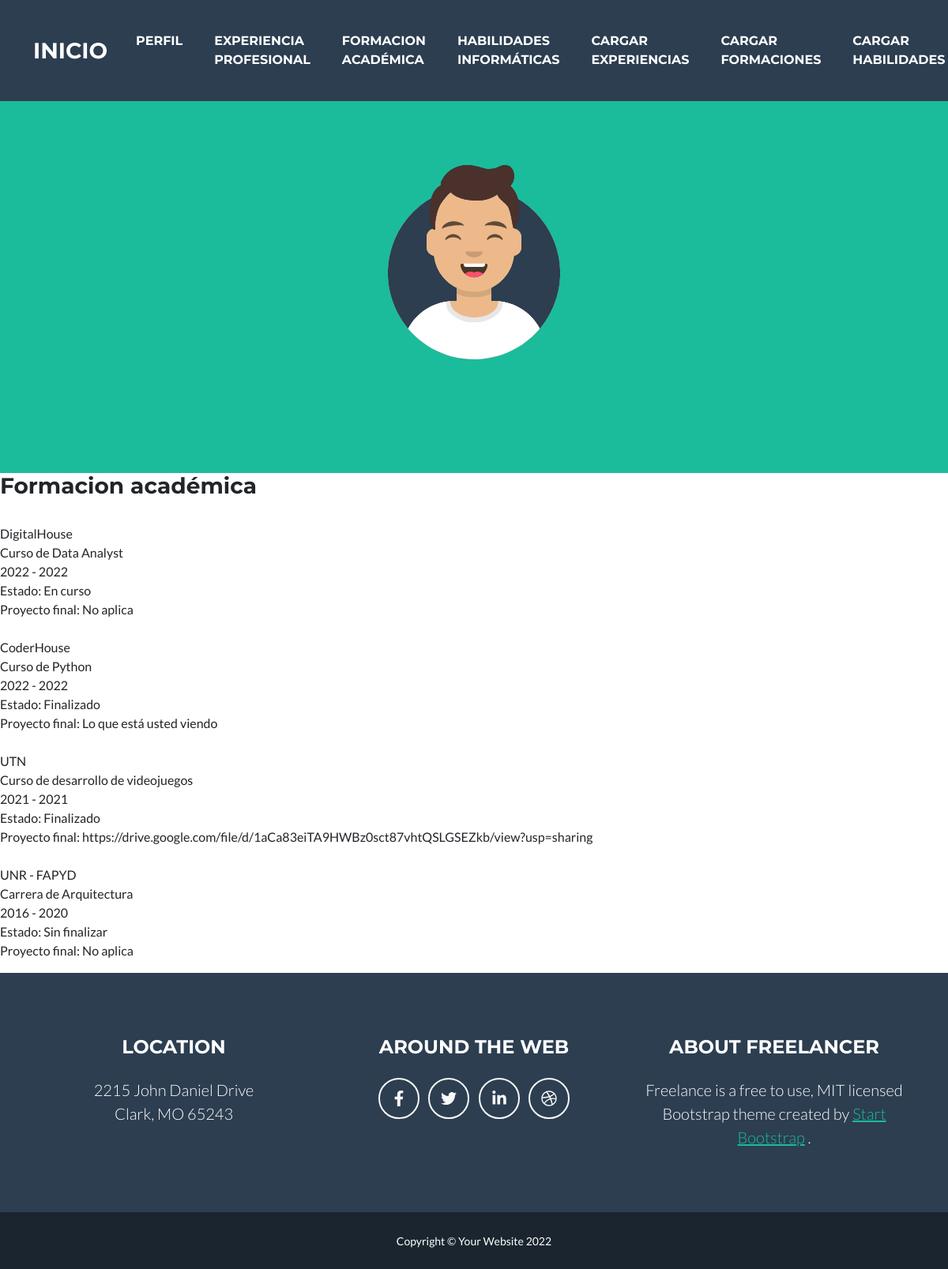
Screenshot of /AppFinal/formacion with the database file from the repository.
### AppFinal/models.py (models this page shows, shortened)
class Formacion(models.Model):
    institucion = models.CharField(max_length=40)
    nombreCurso = models.CharField(max_length=50)
    fechaInicial = models.CharField(max_length=40)
    fechaFinal = models.CharField(max_length=40)
    estado = models.CharField(max_length=40)
    proyectoFinal = models.CharField(max_length=140)

### AppFinal/views.py (the view)
# urls.py: path('formacion', formacion, name='formacion'),
def formacion(request):
    if request.method == "POST":
        search = request.POST["search"]
        if search != "":
            formaciones = Formacion.objects.filter( Q(institucion_icontains=search) )
            return render(request, "AppFinal/formacionacademica.html", {"formaciones":formaciones, "search":True})
    formaciones = Formacion.objects.all()
    return render(request, "AppFinal/formacionAcademica.html", {"formaciones":formaciones})

### AppFinal/templates/AppFinal/formacionAcademica.html (shortened to what this page needs)
{% extends "AppFinal/padre.html" %}
{% load static %}
{% block contenidoQueCambia %}
<h3>Formacion académica</h3>
<p>
{% for x in formaciones reversed %}
    {{x.institucion}}</br>
    {{x.nombreCurso}}</br>
    {{x.fechaInicial}} - {{x.fechaFinal}}</br>
    Estado: {{x.estado}}</br>
    Proyecto final: {{x.proyectoFinal}}</br>
{% endfor %}
</p>
{% endblock %}

### rows the page displays
Formacion: institucion "DigitalHouse", nombreCurso "Curso de Data Analyst", fechaInicial "2022", fechaFinal "2022", estado "En curso", proyectoFinal "No aplica"
Formacion: institucion "CoderHouse", nombreCurso "Curso de Python", fechaInicial "2022", fechaFinal "2022", estado "Finalizado", proyectoFinal "Lo que está usted viendo"
Formacion: institucion "UTN", nombreCurso "Curso de desarrollo de videojuegos", fechaInicial "2021", fechaFinal "2021", estado "Finalizado", proyectoFinal "https://drive.google.com/file/d/1aCa83eiTA9HWBz0sct87vhtQSLGSEZkb/view?usp=sharing"
Formacion: institucion "UNR - FAPYD", nombreCurso "Carrera de Arquitectura", fechaInicial "2016", fechaFinal "2020", estado "Sin finalizar", proyectoFinal "No aplica"
